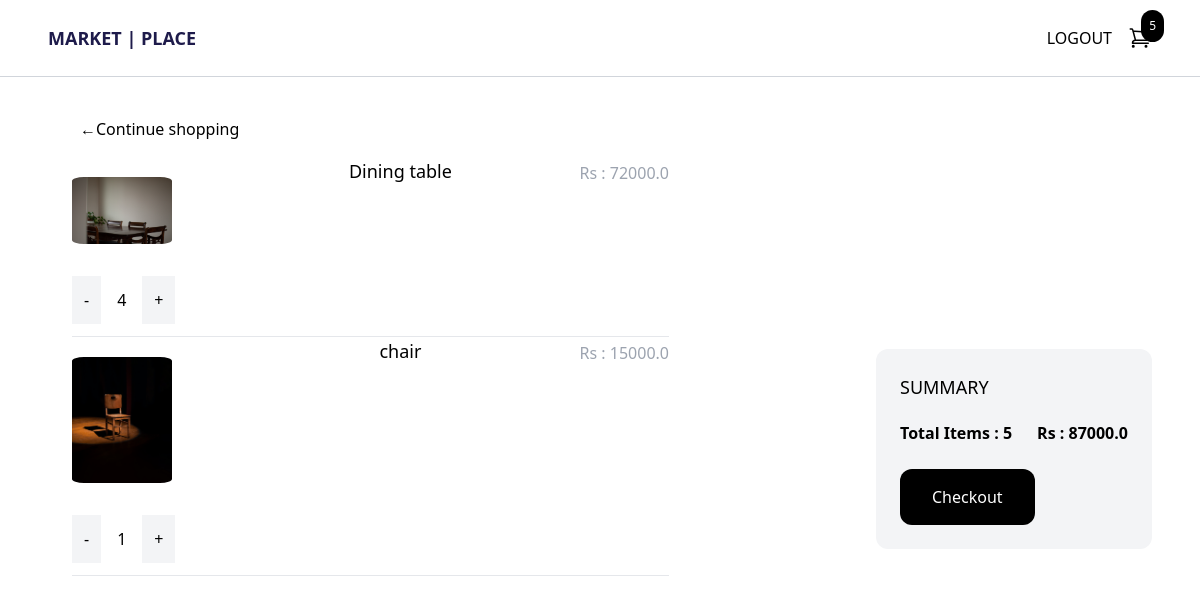
The page /cart/ (signed in) on the database as committed earlier.
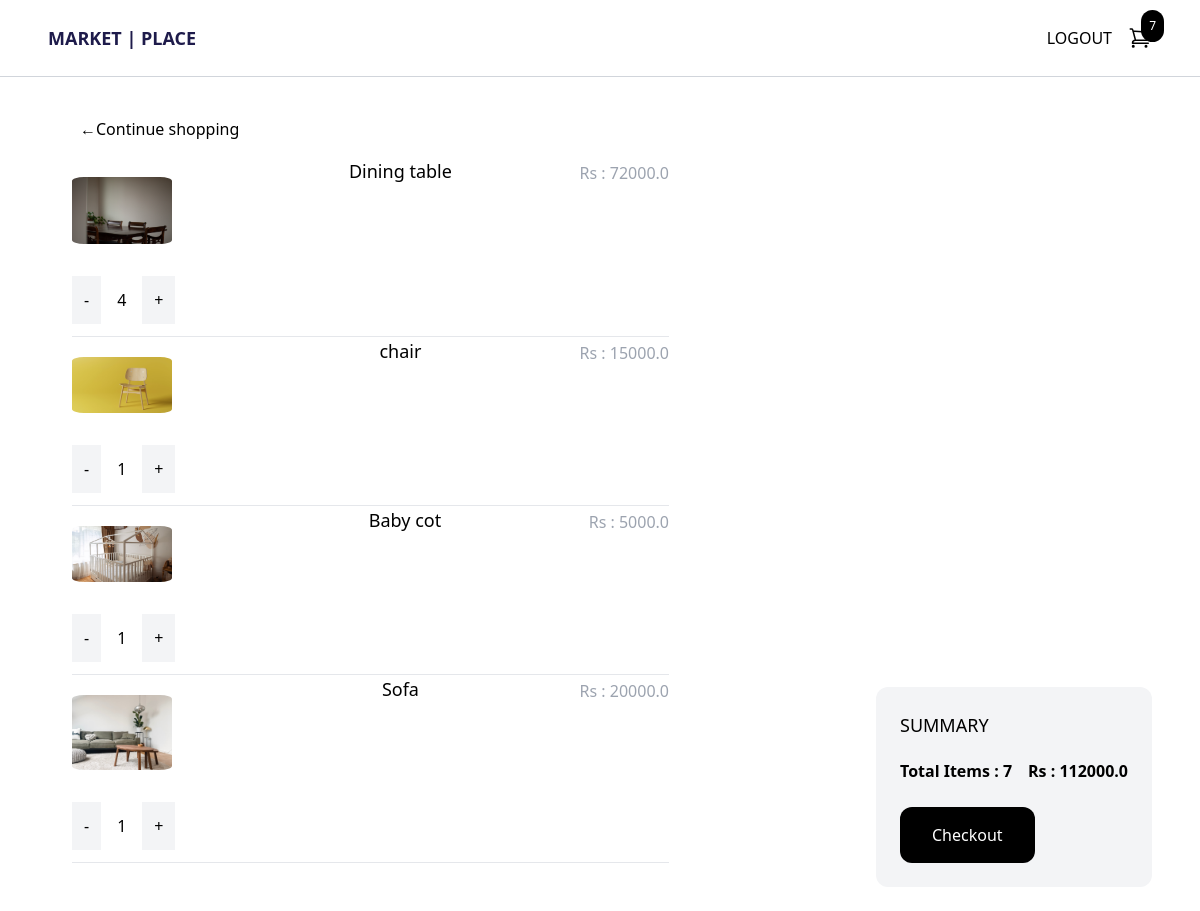
The same page on the database as committed later.
### store/models.py (models this page shows, shortened)
class OrderItem(models.Model):
    product = models.ForeignKey(Product, on_delete=models.SET_NULL, blank=True, null=True)
    order = models.ForeignKey(Order, on_delete=models.SET_NULL, blank=True, null=True)
    quantity = models.IntegerField(default=0, null=True, blank=True)
    date_added = models.DateTimeField(auto_now_add=True)
    @property
    def get_total(self):
        total = self.product.price * self.quantity
        return total

class Product(models.Model):
    name = models.CharField(max_length=255, null=True)
    price = models.FloatField()
    digital = models.BooleanField(default=False, null=True, blank=True)
    image = models.ImageField(blank=True, null=True)

class Order(models.Model):
    customer = models.ForeignKey(Customer, on_delete=models.SET_NULL, blank=True, null=True)
    date_ordered = models.DateTimeField(auto_now_add=True)
    complete = models.BooleanField(default=False, null=True, blank=False)
    transaction_id = models.CharField(max_length=255, null=True)
    @property
    def get_cart_total(self):
        orderitems = self.orderitem_set.all()
        total = sum([item.get_total for item in orderitems])
        return total
    @property
    def get_cart_items(self):
        orderitems = self.orderitem_set.all()
        total = sum([item.quantity for item in orderitems])
        return total

### store/views.py (the view)
# urls.py: path('cart/', views.cart, name="cart"),
def cart(request):
    if request.user.is_authenticated:
        customer = request.user.customer
        order, created = Order.objects.get_or_create(customer=customer, complete=False)
        items = order.orderitem_set.all()
        cartItems = order.get_cart_items
    else:
       cookieData = cookieCart(request)
       cartItems = cookieData['cartItems']
       order = cookieData['order']
       items = cookieData['items']
    context = {'items': items, 'order': order, 'cartItems':cartItems}
    return render(request, 'store/cart.html', context)

### store/templates/store/cart.html
{% extends 'store/main.html' %}
{% block content %}
<div class="max-w-6xl mx-auto flex flex-wrap items-start py-6 px-6 xl:px-0">
    <div class="products w-full lg:w-3/4">
        <a href="{% url 'store' %}" class="inline-block px-8 py-4 rounded-xl  text-black">
            &#x2190;Continue shopping
        </a>
    </div>
   {% for item in items %}
   <div class="products w-full lg:w-3/4">
    <div class="w-3/4 pl-6">
        <div class="flex justify-between">
            <a href="#" class="w-1/4">
                <img class="hover:shadow-lg rounded-xl mt-3 py-2" src="{{ item.product.image.url }}" width="100px"></img>
            </a>
            <a href="#" class="text-lg"> {{ item.product.name }} </a>
            <span class="mb-6 pt-1 text-gray-400">Rs : {{ item.get_total }}</span>
        </div>
        <div class="quantity mt-6 flex items-center space-x-4 mb-3 ">
            <a class="p-3 bg-gray-100 update-cart" data-product="{{item.product.id}}" data-action="remove">-</a>
            <span>{{ item.quantity }}</span>
            <a class="p-3 bg-gray-100 update-cart" data-product="{{item.product.id}}" data-action="add" >+</a>
        </div>
        <hr>
    </div>
</div>
   {% endfor %}
    <div class="summary w-full lg:w-1/4 p-6 bg-gray-100 rounded-xl mt-3">
        <h2 class="uppercase text-lg mb-5">Summary</h2>
        <div class="mb-6 flex justify-between">
            <span class="font-semibold">Total Items : {{ order.get_cart_items }}</span>
            <span class="font-semibold">Rs : {{ order.get_cart_total }}</span>
        </div>
        <a href="{% url 'check_out' %}" class="inline-block px-8 py-4 rounded-xl bg-black hover:bg-gray-700 text-white">Checkout</a>
    </div>
</div>
{% endblock %}

### store/templates/store/main.html (shortened to what this page needs)
{% extends 'store/base.html' %}

### store/templates/store/base.html (shortened to what this page needs)
{% load static tailwind_tags %}
<!DOCTYPE html>
<html lang="en">
<head>
    {% tailwind_css %}
</head>
<body>
    <nav class="border-b border-gray-300">
        <div class="max-w-6xl mx-auto py-2 px-6 xl:px-0 flex items-center justify-between">
            <div class="menu-left flex items-center space-x-6">
                <a href="{% url 'main' %}" class="py-4 text-lg text-indigo-950 font-semibold">MARKET | PLACE</a>
            </div>
            <div class="menu-right flex items-center space-x-4">
                {% if request.user.is_authenticated %}
                  <a href="{% url 'logout' %}">LOGOUT</a>
                {% else %}
                  <a href="{% url 'login' %}">LOGIN</a>
                {% endif %}
                <a href="{% url 'cart'%}" id="menu-cart-button" class="relative">
                    <span class="p-2 absolute -top-4 -right-3 bg-black text-white text-xs rounded-full"> {{ cartItems }} </span>
                </a>
            </div>
        </div>
    </nav>
{% block content %}
{% endblock %}
</body>
</html>

Rows that differ between the two databases and show on the page:
changed through a linked row, OrderItem "chair": product.image: a different picture
added OrderItem: product.image (picture), product.name "Baby cot", get_total "5000.0", quantity "1"
added OrderItem: product.image (picture), product.name "Sofa", get_total "20000.0", quantity "1"
computed for Order: get_cart_items "5" → "7"; get_cart_total "87000.0" → "112000.0"
Other text that changed with them:
{{ cartItems }}: "5" → "7"
